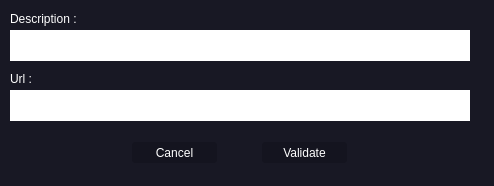
<?xml version="1.0" encoding="UTF-8"?>
<ui version="4.0">
 <class>MainWindow</class>
 <widget class="QMainWindow" name="MainWindow">
  <property name="geometry">
   <rect>
    <x>0</x>
    <y>0</y>
    <width>494</width>
    <height>186</height>
   </rect>
  </property>
  <property name="font">
   <font>
    <family>Noto Sans Mono Light</family>
   </font>
  </property>
  <property name="windowTitle">
   <string>MainWindow</string>
  </property>
  <property name="styleSheet">
   <string notr="true">*{

	padding: 0;
	margin: 0;
	border: none;
	
}
QPushButton{
	background-color: rgba(14, 14, 22, 100);
	border: 2px solid rgb(24, 24, 36);
	border-radius: 5px;
}
#centralwidget{
	background-color: rgb(24, 24, 36);
	text-align: left;
}
#footer{	
	background-color: rgb(9, 5, 13);
	padding: 10px;
}
#messages_widget,
#menu_widget,
#right_menu,
#search_widget,
#notifications_widget,
#bottom_menu,
#login_widget,
#header_search_widget{	
	background-color: rgb(9, 5, 13);
	padding: 10px;
	border-radius: 5px;
}</string>
  </property>
  <widget class="QWidget" name="centralwidget">
   <property name="styleSheet">
    <string notr="true"/>
   </property>
   <widget class="QLineEdit" name="Desc">
    <property name="geometry">
     <rect>
      <x>10</x>
      <y>30</y>
      <width>460</width>
      <height>31</height>
     </rect>
    </property>
    <property name="styleSheet">
     <string notr="true">background-color: rgb(255, 255, 255);</string>
    </property>
   </widget>
   <widget class="QLabel" name="a">
    <property name="geometry">
     <rect>
      <x>10</x>
      <y>10</y>
      <width>201</width>
      <height>17</height>
     </rect>
    </property>
    <property name="styleSheet">
     <string notr="true">color: #fff;</string>
    </property>
    <property name="text">
     <string>Description : </string>
    </property>
   </widget>
   <widget class="QLabel" name="b">
    <property name="geometry">
     <rect>
      <x>10</x>
      <y>70</y>
      <width>201</width>
      <height>17</height>
     </rect>
    </property>
    <property name="styleSheet">
     <string notr="true">color: #fff;
</string>
    </property>
    <property name="text">
     <string>Url :</string>
    </property>
   </widget>
   <widget class="QLineEdit" name="url">
    <property name="geometry">
     <rect>
      <x>10</x>
      <y>90</y>
      <width>460</width>
      <height>31</height>
     </rect>
    </property>
    <property name="styleSheet">
     <string notr="true">background-color: rgb(255, 255, 255);</string>
    </property>
   </widget>
   <widget class="QPushButton" name="ValidateVar">
    <property name="enabled">
     <bool>true</bool>
    </property>
    <property name="geometry">
     <rect>
      <x>260</x>
      <y>140</y>
      <width>89</width>
      <height>25</height>
     </rect>
    </property>
    <property name="styleSheet">
     <string notr="true">color: #fff;
</string>
    </property>
    <property name="text">
     <string>Validate</string>
    </property>
   </widget>
   <widget class="QPushButton" name="CancelVar">
    <property name="geometry">
     <rect>
      <x>130</x>
      <y>140</y>
      <width>89</width>
      <height>25</height>
     </rect>
    </property>
    <property name="styleSheet">
     <string notr="true">color: #fff;</string>
    </property>
    <property name="text">
     <string>Cancel</string>
    </property>
   </widget>
  </widget>
 </widget>
 <resources>
  <include location="../../Desktop/DashBoard/Dashboard/icons.qrc"/>
 </resources>
 <connections/>
</ui>
